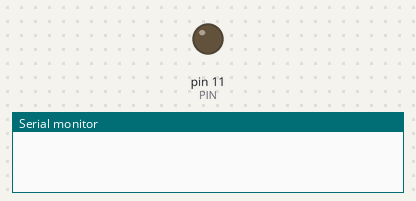
The sketch below on a simulated Arduino Uno, built with avr-gcc and run on an emulated ATmega328P. Shown: output pins drawn as LEDs (lit = HIGH), the last lines printed to the serial monitor.

Above: at 1.0 s.
At 3.0 s:
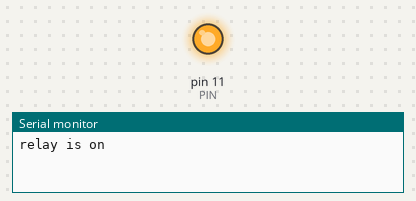
Timing chart, 0 to 5.2 s (numbered marks = the images above):
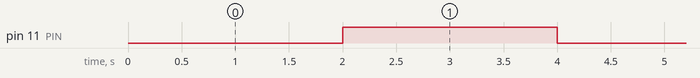

The sketch:

sketch_may11a.ino
```cpp
#define PIN 11

void setup() {
pinMode(PIN,OUTPUT);
Serial.begin(9600);
  // put your setup code here, to run once:

}

void loop() {
  digitalWrite(PIN,LOW);
  delay(2000);
  Serial.println("relay is on");
  digitalWrite(PIN,HIGH);
  delay(2000);
  Serial.println("relay is off");
  // put your main code here, to run repeatedly:

}
```

Measured:
- by itself, pin 11 (PIN): alternates HIGH for 2.0 s and LOW for 2.0 s
